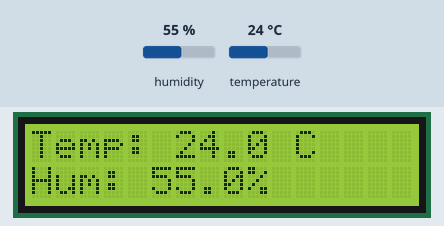
This program was run on a simulated Raspberry Pi Pico running MicroPython. Shown: 16×2 character LCD. The inputs (shaded band) are chosen by the test bench; at power-on: humidity 55 %, temperature 24 °C. What the program prints to the serial console is not drawn.

Above: at 1.2 s.
1.3 s: humidity set to 22 %
At 2.6 s:
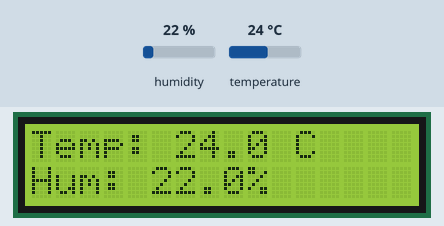
7.4 s: temperature set to 12 °C
At 8.9 s:
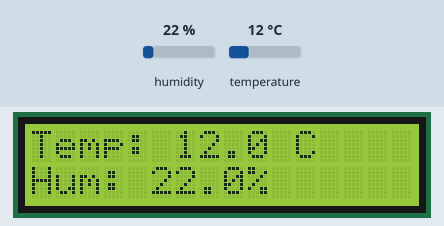
11.9 s: humidity set to 40 %
At 13.0 s:
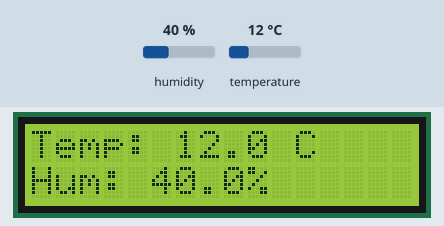
16.1 s: temperature set to 19 °C
At 17.2 s:
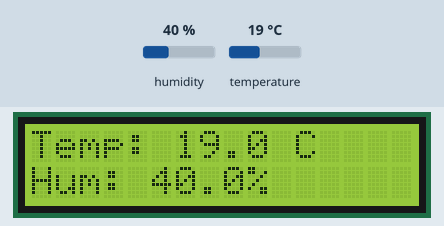
Timing chart, 0 to 19.1 s (numbered marks = the images above; inputs shaded):
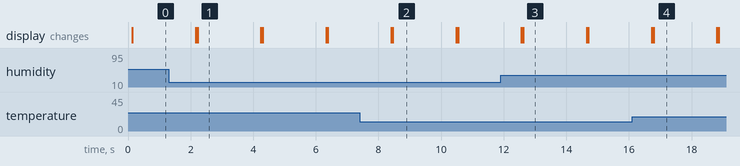

Measured:
- after the input at 1.3 s, the display: first differs from a run without the input after 0.92 s (image 1)
- after the input at 7.4 s, the display: first differs from a run without the input after 1.1 s (image 2)
- after the input at 11.9 s, the display: first differs from a run without the input after 0.72 s (image 3)
- after the input at 16.1 s, the display: first differs from a run without the input after 0.69 s (image 4)
- what the display in image 1 shows lasts 2.0 s, from 2.2 s to 4.2 s

The program:

Using_a_DHT22_sensor_with_an_LCD_screen16.py
```python
from machine import I2C, Pin
from time import sleep
from dht import DHT22
from pico_i2c_lcd import I2cLcd

dht = DHT22(Pin(15))

i2c = I2C(0,scl=Pin(5), sda=Pin(4), freq=100000)
I2C_ADDR = i2c.scan()[0]
lcd = I2cLcd(i2c, I2C_ADDR, 2, 16)

while True:
    dht.measure()
    temp = dht.temperature()
    hum = dht.humidity()
    print("Temperature: {}°C   Humidity: {:.0f}% ".format(temp, hum))

    lcd.clear()
    lcd.putstr('Temp: ' + str(temp) + " C")
    lcd.move_to(0,1)
    lcd.putstr('Hum: ' + str(hum) + "%")

    sleep(2)
```
